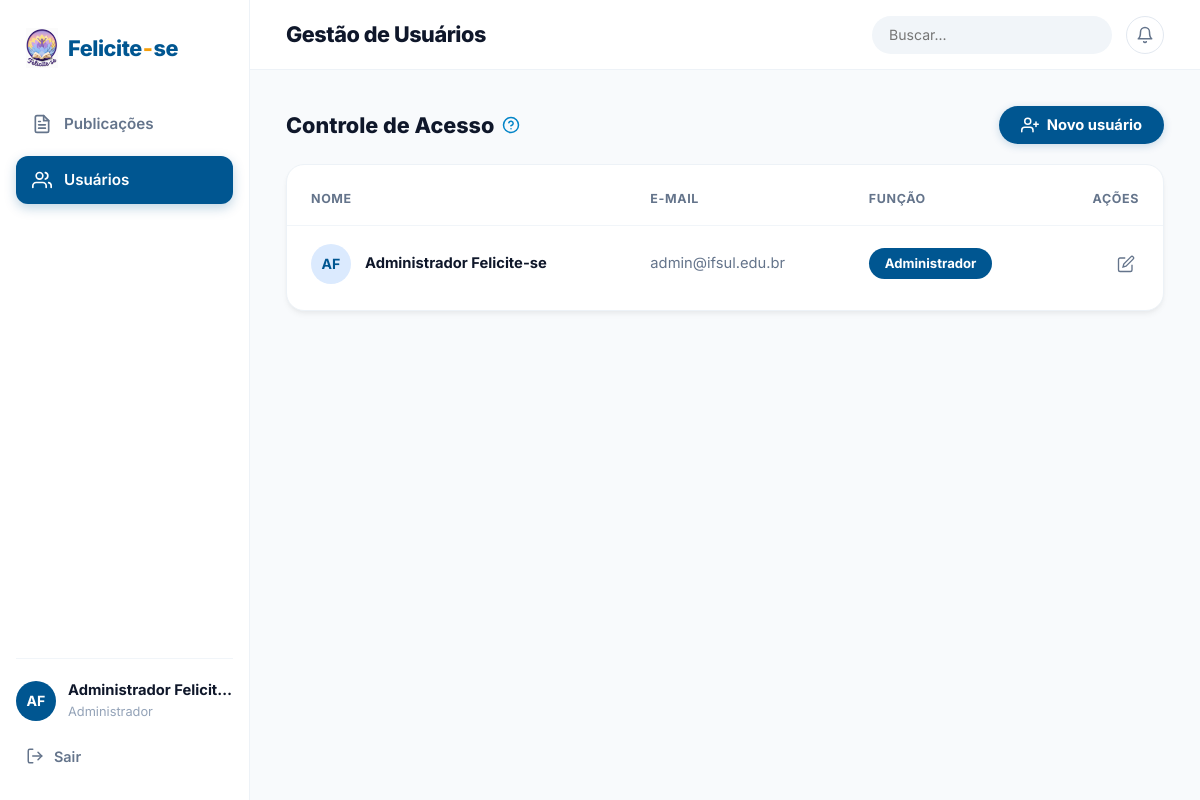
/views/admin/index.php (signed in), run on the app's committed database.
### tables this page shows
CREATE TABLE IF NOT EXISTS `usuarios` (
    `id` INT AUTO_INCREMENT PRIMARY KEY,
    `nome` VARCHAR(100) NOT NULL,
    `email` VARCHAR(100) NOT NULL UNIQUE,
    `senha` VARCHAR(255) NOT NULL,
    `funcao` VARCHAR(50) DEFAULT 'Administrador',
    `data_criacao` DATETIME DEFAULT CURRENT_TIMESTAMP
);

### views/admin/index.php (the view, shortened to what this page needs)
<?php
require_once __DIR__ . '/../../controllers/PostController.php';
$aba = filter_input(INPUT_GET, 'aba', FILTER_DEFAULT) ?? 'usuarios';
$busca = trim(filter_input(INPUT_GET, 'busca', FILTER_DEFAULT) ?? '');
$usuarios = [];
if ($aba === 'usuarios') {
    $sqlUsuarios = "SELECT id, nome, email, funcao, data_criacao FROM usuarios";
    if (!empty($busca)) {
        $sqlUsuarios .= " WHERE nome LIKE :busca OR email LIKE :busca";
        $stmtUsuarios = $pdo->prepare($sqlUsuarios . " ORDER BY id ASC");
        $stmtUsuarios->execute([':busca' => "%$busca%"]);
    } else {
        $stmtUsuarios = $pdo->query($sqlUsuarios . " ORDER BY id ASC");
    }
    $usuarios = $stmtUsuarios->fetchAll();
}
$usuarioNome = $_SESSION['usuario_nome'] ?? 'Igor Nascimento';
$usuarioFuncao = $_SESSION['usuario_funcao'] ?? 'Administrador';
function getInitials($fullName) {
    $parts = explode(' ', trim($fullName));
    $initials = '';
    if (!empty($parts[0])) {
        $initials .= mb_strtoupper(mb_substr($parts[0], 0, 1));
    }
    if (count($parts) > 1 && !empty($parts[count($parts) - 1])) {
        $initials .= mb_strtoupper(mb_substr($parts[count($parts) - 1], 0, 1));
    }
    return $initials ?: 'US';
}
$usuarioIniciais = getInitials($usuarioNome);
?>
<!DOCTYPE html>
<html lang="pt-BR">
<head>
    <link rel="stylesheet" href="../../assets/css/style.css?v=2.2">
</head>
<body>
    <div class="admin-layout-wrapper">
        <aside class="admin-sidebar">
            <div>
                <div class="admin-sidebar-header">
                    <a href="../../blog.php" class="brand-logo" title="Ir para o Portal Felicite-se">
                        <img src="../../assets/images/felicitese-logo-2.png" alt="Logo Felicite-se" class="brand-logo-img">
                        <span class="brand-text">Felicite<span class="brand-dash">-</span><span class="brand-accent">se</span></span>
                    </a>
                </div>
                <nav class="admin-sidebar-nav">
                    <a href="index.php?aba=publicacoes" class="sidebar-nav-item <?= ($aba === 'publicacoes') ? 'active' : '' ?>">
                        <span>Publicações</span>
                    </a>
                    <a href="index.php?aba=usuarios" class="sidebar-nav-item <?= ($aba === 'usuarios') ? 'active' : '' ?>">
                        <svg viewBox="0 0 24 24" fill="none" stroke="currentColor" stroke-width="2" stroke-linecap="round" stroke-linejoin="round">
                            <path d="M17 21v-2a4 4 0 0 0-4-4H5a4 4 0 0 0-4 4v2"></path>
                            <circle cx="9" cy="7" r="4"></circle>
                            <path d="M23 21v-2a4 4 0 0 0-3-3.87"></path>
                            <path d="M16 3.13a4 4 0 0 1 0 7.75"></path>
                        </svg>
                        <span>Usuários</span>
                    </a>
                </nav>
            </div>
            <div class="admin-sidebar-footer">
                <div class="sidebar-user-card">
                    <div class="user-avatar-circle">
                        <?= htmlspecialchars($usuarioIniciais) ?>
                    </div>
                    <div class="sidebar-user-info">
                        <span class="sidebar-user-name" title="<?= htmlspecialchars($usuarioNome) ?>">
                            <?= htmlspecialchars($usuarioNome) ?>
                        </span>
                        <span class="sidebar-user-role"><?= htmlspecialchars($usuarioFuncao) ?></span>
                    </div>
                </div>
                <a href="logout.php" class="sidebar-logout-btn" title="Encerrar Sessão">
                    <svg width="18" height="18" viewBox="0 0 24 24" fill="none" stroke="currentColor" stroke-width="2" stroke-linecap="round" stroke-linejoin="round">
                        <path d="M9 21H5a2 2 0 0 1-2-2V5a2 2 0 0 1 2-2h4"></path>
                        <polyline points="16 17 21 12 16 7"></polyline>
                        <line x1="21" y1="12" x2="9" y2="12"></line>
                    </svg>
                    <span>Sair</span>
                </a>
            </div>
        </aside>
        <main class="admin-main-area">
            <header class="admin-topbar">
                <div class="topbar-title">
                    <?= ($aba === 'usuarios') ? 'Gestão de Usuários' : 'Dashboard' ?>
                </div>
                <div class="topbar-actions">
                    <form action="index.php" method="GET" class="topbar-search-box">
                        <input
                            type="text"
                            name="busca"
                            class="topbar-search-input"
                            placeholder="Buscar..."
                            value="<?= htmlspecialchars($busca) ?>"
                        >
                    </form>
                    <button type="button" class="topbar-icon-btn" title="Notificações" onclick="alert('Nenhuma notificação recente.');">
                        <svg width="18" height="18" viewBox="0 0 24 24" fill="none" stroke="currentColor" stroke-width="2" stroke-linecap="round" stroke-linejoin="round">
                            <path d="M18 8A6 6 0 0 0 6 8c0 7-3 9-3 9h18s-3-2-3-9"></path>
                            <path d="M13.73 21a2 2 0 0 1-3.46 0"></path>
                        </svg>
                    </button>
                </div>
            </header>
            <div class="admin-content-body">
                <?php if ($aba === 'usuarios'): ?>
                    <div class="section-header-row">
                        <h2 class="section-header-title">
                            Controle de Acesso
                            <span class="section-info-icon" title="Gerencie acessos e membros do Clube Felicite-se">
                                <svg width="18" height="18" viewBox="0 0 24 24" fill="none" stroke="currentColor" stroke-width="2" stroke-linecap="round" stroke-linejoin="round">
                                    <circle cx="12" cy="12" r="10"></circle>
                                    <path d="M9.09 9a3 3 0 0 1 5.83 1c0 2-3 3-3 3"></path>
                                    <line x1="12" y1="17" x2="12.01" y2="17"></line>
                                </svg>
                            </span>
                        </h2>
                        <button type="button" class="btn-admin-primary" onclick="openUserModal();">
                            <span>Novo usuário</span>
                        </button>
                    </div>
                    <div class="admin-card-table">
                        <table class="admin-modern-table">
                            <thead>
                                <tr>
                                    <th>Nome</th>
                                    <th>E-mail</th>
                                    <th>Função</th>
                                    <th style="text-align: right;">Ações</th>
                                </tr>
                            </thead>
                            <tbody>
                                <?php if (!empty($usuarios)): ?>
                                    <?php foreach ($usuarios as $u): ?>
                                        <tr>
                                            <td>
                                                <div class="user-cell">
                                                    <div class="user-avatar-circle soft">
                                                        <?= htmlspecialchars(getInitials($u['nome'])) ?>
                                                    </div>
                                                    <span class="user-name-text"><?= htmlspecialchars($u['nome']) ?></span>
                                                </div>
                                            </td>
                                            <td>
                                                <span class="user-email-text"><?= htmlspecialchars($u['email']) ?></span>
                                            </td>
                                            <td>
                                                <span class="badge-role <?= (strtolower($u['funcao']) === 'administrador') ? 'admin' : 'editor' ?>">
                                                    <?= htmlspecialchars($u['funcao']) ?>
                                                </span>
                                            </td>
                                            <td>
                                                <div class="action-icons-row">
                                                    <button type="button" class="action-icon-btn" title="Editar usuário" onclick="openEditUserModal(<?= $u['id'] ?>, '<?= htmlspecialchars(addslashes($u['nome']), ENT_QUOTES) ?>', '<?= htmlspecialchars(addslashes($u['email']), ENT_QUOTES) ?>');">
                                                        <svg viewBox="0 0 24 24" fill="none" stroke="currentColor">
                                                            <path d="M11 4H4a2 2 0 0 0-2 2v14a2 2 0 0 0 2 2h14a2 2 0 0 0 2-2v-7"></path>
                                                            <path d="M18.5 2.5a2.121 2.121 0 0 1 3 3L12 15l-4 1 1-4 9.5-9.5z"></path>
                                                        </svg>
                                                    </button>
                                                </div>
                                            </td>
                                        </tr>
                                    <?php endforeach; ?>
                                <?php endif; ?>
                            </tbody>
                        </table>
                    </div>
                <?php endif; ?>
            </div>
        </main>
    </div>
</body>
</html>

### data on the page
usuarios: nome "AF", nome "Administrador Felicite-se", email "admin@ifsul.edu.br", funcao "Administrador"

### other printed values
$usuarioIniciais "AF"
$usuarioNome "Administrador Felicit…"
$usuarioFuncao "Administrador"
